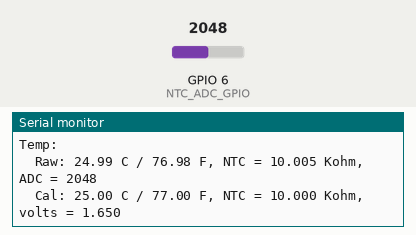
Recording of a program running on a simulated ESP32. On the bench: the last lines printed to the serial monitor. The test bench sets the inputs (shaded band); at power-on: GPIO 6 (NTC_ADC_GPIO) = 2048 (analog values on the 0–4095 scale).

Above: at 1.2 s.
1.3 s: GPIO 6 (NTC_ADC_GPIO) set to 18
At 2.6 s:
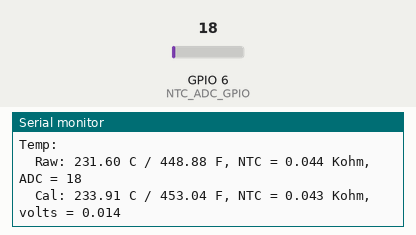
2.8 s: GPIO 6 (NTC_ADC_GPIO) set to 14
At 3.6 s:
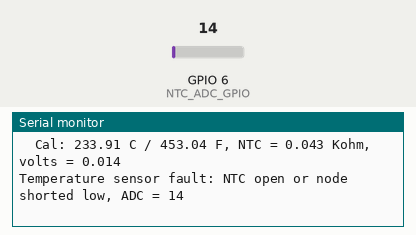

The program:

main.cpp
```cpp
#include "ntc.hpp"

void setup()
{
    Serial.begin(115200);
    cvl::setup();
}

void loop()
{
    const auto temperature = cvl::read();

    if (temperature.status == cvl::Status::Ok)
	{
        Serial.printf(
            "Temp: \n\tRaw: %.2f C / %.2f F, NTC = %.3f Kohm, ADC = %u"
            "      \n\tCal: %.2f C / %.2f F, NTC = %.3f Kohm, volts = %.3f\n",
            temperature.celsius,
            temperature.fahrenheit,
            temperature.ntcOhms/1000,
            temperature.rawCounts,
            temperature.celsiusCal,
            temperature.fahrenheitCal,
            temperature.ntcOhmsCal/1000,
            ( temperature.rawMillivolts / 1000.0 )
        );
    }
	else
	{
        Serial.printf
		(
            "Temperature sensor fault: %s, ADC = %u\n",
            cvl::statusText(temperature.status),
            temperature.rawCounts
        );
    }

    delay(1000);
}
```

ntc.hpp
```cpp
#pragma once

#include <Arduino.h>
#include <math.h>

namespace cvl
{

// Schematic: NTC from 3V3 to divider node; R5 from divider node to GND.
// Divider node -> R30 (220R) -> ESP32-S3 GPIO7 / NTC_ADC.
constexpr gpio_num_t NTC_ADC_GPIO = GPIO_NUM_6;

constexpr float R_FIXED_OHMS = 10000.0f;  // R5
constexpr float NTC_R25_OHMS = 10000.0f;  // PANW 103395-395
constexpr float NTC_BETA_K   = 3950.0f;
constexpr float T25_K        = 298.15f;
constexpr float ADJUST_K     = 0.0f;
//                           = 3.0f;

constexpr uint16_t ADC_MAX_COUNTS    = 4095;
constexpr uint32_t REF_MILLIVOLTS    = 3300;
constexpr uint16_t ADC_ADJUST        = 0; // 166;
constexpr uint8_t  SAMPLE_COUNT      = 32;
constexpr uint32_t SAMPLE_RATE_MICRO = 100;

// Conservative circuit/wiring diagnosis thresholds.
// Tune after collecting actual raw readings on production hardware.
constexpr uint16_t ADC_LOW_FAULT_COUNTS  = 15;
constexpr uint16_t ADC_HIGH_FAULT_COUNTS = 4080;

enum class Status : uint8_t
{
    Ok,
    OpenOrLowSideFault,
    ShortTo3V3OrOverrange,
    Invalid
};

struct Reading
{
    Status status;
    uint16_t rawCounts;
    uint32_t rawMillivolts;
    float ntcOhms;
    float ntcOhmsCal;
    float celsius;
    float celsiusCal;
    float fahrenheit;
    float fahrenheitCal;
};

inline const char* statusText(Status status)
{
    switch (status) {
        case Status::Ok:
            return "OK";
        case Status::OpenOrLowSideFault:
            return "NTC open or node shorted low";
        case Status::ShortTo3V3OrOverrange:
            return "NTC shorted high or ADC overrange";
        default:
            return "invalid";
    }
}

void setup()
{
    analogReadResolution(12);

    // ESP32 Arduino core function. GPIO 7 is an ADC-capable input on ESP32-S3.
    // 11 dB is intended to cover the approximately 0 to 3.3 V NTC range.
	#if defined(ESP32)
    analogSetPinAttenuation(static_cast<uint8_t>(NTC_ADC_GPIO), ADC_11db);
	#endif

    pinMode(static_cast<uint8_t>(NTC_ADC_GPIO), INPUT);
}

inline void readRawAveraged(Reading &reading)
{
    reading = {};

    // Discard the first conversion after switching from another ADC input.
    analogRead(NTC_ADC_GPIO);
    analogReadMilliVolts(NTC_ADC_GPIO);

    uint32_t sum = 0, sumMillivolts = 0;
    for (uint8_t i = 0; i < SAMPLE_COUNT; ++i)
	{
        sum += analogRead(NTC_ADC_GPIO) + ADC_ADJUST;
        sumMillivolts += analogReadMilliVolts(NTC_ADC_GPIO);
        delayMicroseconds(SAMPLE_RATE_MICRO);
    }

    //turn static_cast<uint16_t>((sum + SAMPLE_COUNT / 2) / SAMPLE_COUNT);
    reading.rawCounts = static_cast<uint16_t>(sum / SAMPLE_COUNT);
    reading.rawMillivolts = static_cast<uint32_t>(sumMillivolts / SAMPLE_COUNT);
}

inline Reading read()
{
    Reading result {};
    readRawAveraged(result);

    // In this circuit, an open probe produces a low ADC value because R5
    // pulls NTC_ADC to ground.
    if (result.rawCounts <= ADC_LOW_FAULT_COUNTS) {
        result.status = Status::OpenOrLowSideFault;
        result.ntcOhms = INFINITY;
        result.ntcOhmsCal = INFINITY;
        result.celsius = result.celsiusCal = NAN;
        result.fahrenheit = result.fahrenheitCal = NAN;
        return result;
    }

    // A near-full-scale ADC reading can be caused by an NTC-side short to 3V3,
    // an unusually hot sensor, or an ADC configuration/range issue.
    if (result.rawCounts >= ADC_HIGH_FAULT_COUNTS) {
        result.status = Status::ShortTo3V3OrOverrange;
        result.ntcOhms = 0.0f;
        result.ntcOhmsCal = 0.0f;
        result.celsius = result.celsiusCal = NAN;
        result.fahrenheit = result.fahrenheitCal = NAN;
        return result;
    }

    const float adc = static_cast<float>(result.rawCounts);
    const float mV = static_cast<float>(result.rawMillivolts);

    // Correct equation for this schematic:
    //
    // 3V3 -- R_NTC -- node -- R5(10k) -- GND
    //
    // ADC / MAX = R5 / (R_NTC + R5)
    //
    // R_NTC = R5 * (MAX - ADC) / ADC
    /*
    ------------------------
    If reversed circuit
    ------------------------
    result.ntcOhms=
        R_FIXED_OHMS *
        (static_cast<float>(ADC_MAX_COUNTS) - adc) / adc;
    */

    result.ntcOhms =
    (
        ( R_FIXED_OHMS ) * adc / (static_cast<float>(ADC_MAX_COUNTS) - adc )
    );
    result.ntcOhmsCal =
    (
        ( R_FIXED_OHMS ) * mV / (static_cast<float>(REF_MILLIVOLTS) - mV )
    );

    if (!isfinite(result.ntcOhms) || result.ntcOhms <= 0.0f)
    {
        result.status = Status::Invalid;
        result.celsius = result.celsiusCal = NAN;
        result.fahrenheit = result.fahrenheitCal = NAN;
        return result;
    }

    const float inverseTemperatureK =
        (1.0f / T25_K) +
        (logf(result.ntcOhms / NTC_R25_OHMS) / NTC_BETA_K);

    const float inverseTemperatureK_Cal =
        (1.0f / T25_K) +
        (logf(result.ntcOhmsCal / NTC_R25_OHMS) / NTC_BETA_K);

    const float kelvin = 1.0f / inverseTemperatureK + ADJUST_K;
    const float kelvinCal = 1.0f / inverseTemperatureK_Cal;

    result.status = Status::Ok;
    result.celsius = kelvin - 273.15f;
    result.celsiusCal = kelvinCal - 273.15f;
    result.fahrenheit = result.celsius * 1.8f + 32.0f;
    result.fahrenheitCal = result.celsiusCal * 1.8f + 32.0f;

    return result;
}

} // namespace cvl
```

Measured:
- the behaviour switches between 16 and 15 on GPIO 6 (NTC_ADC_GPIO) (found by bisection; images 1 and 2)
- after the input at 1.3 s, the serial monitor: prints a new line after 0.74 s (image 1)
- after the input at 2.8 s, the serial monitor: prints a new line after 0.26 s (image 2)
